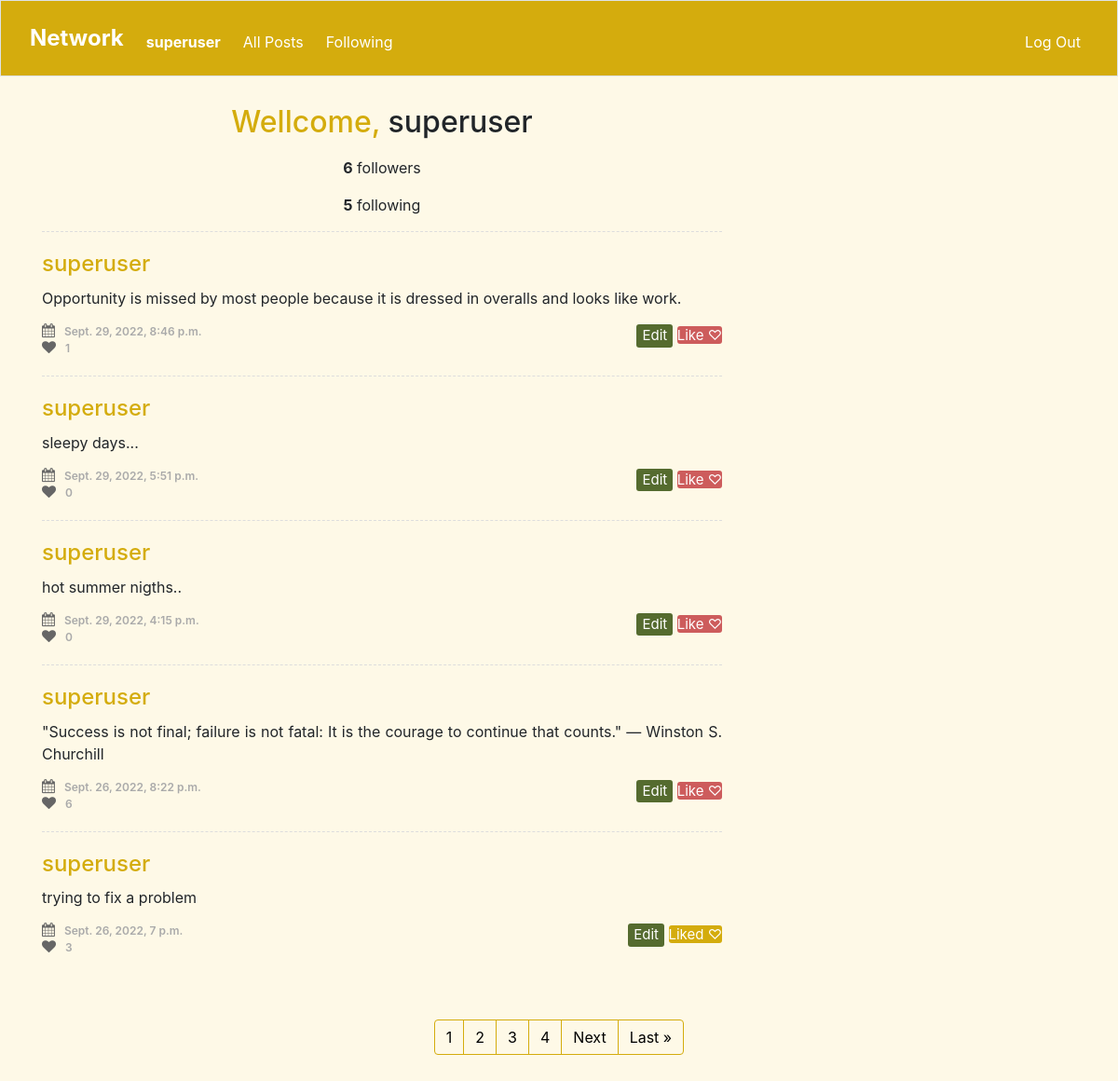
/profile/1 (signed in), run on the app's committed database.
### network/models.py (models this page shows, shortened)
class User(AbstractUser):
    pass

class Posts(models.Model):
    id = models.IntegerField(primary_key=True, editable=False)
    data = models.DateTimeField(default=datetime.datetime.now)
    texto = models.CharField(max_length=900)
    dono = models.ForeignKey(User, on_delete=models.CASCADE, related_name="user_postou")
    likes = models.ManyToManyField(User, related_name="like", default=None, blank=True)
    like_count = models.BigIntegerField(default="0")

### network/views.py (the view, shortened to what this page needs)
# urls.py: path("profile/<int:pk>", views.profile, name="profile"),
def profile(request, pk):
    current_user = request.user
    if pk == current_user.id:
        dono = True
        dono_da_pag = current_user
    posts = Posts.objects.filter(dono=pk).order_by("-data").values()
    seguidores = len(Followers.objects.filter(seguindo=pk).values())
    seguindo = len(Followers.objects.filter(conta=pk).values())
    lista_seguidores = Followers.objects.filter(seguindo=pk).values(
        "conta_id"
    )  # Lista de todo mundo que segue pk
    lista_de_seguidores = []
    for i in range(seguidores):
        lista_de_seguidores.append(lista_seguidores[i]["conta_id"])
    if current_user.id in lista_de_seguidores:
        Follow = "Unfollow"
    else:
        Follow = "Follow"
    if request.method == "POST":
        if Follow == "Unfollow":
            Followers.objects.filter(conta_id=current_user.id, seguindo_id=pk).delete()
        else:
            Followers.objects.create(conta_id=current_user.id, seguindo_id=pk).save()
        return HttpResponseRedirect(reverse("profile", args=[pk]))
    contents = Posts.objects.all()
    already_liked = []
    id = request.user.id
    for content in contents:
        if content.likes.filter(id=id).exists():
            already_liked.append(content.id)
    p = Paginator(posts, 5)
    page = request.GET.get("page")
    todas = p.get_page(page)
    nums = " " * todas.paginator.num_pages
    return render(
        request,
        "network/profile.html",
        {
            "user": current_user,
            "dono": dono,
            "dono_da_pag": dono_da_pag,
            "posts": posts,
            "seguidores": seguidores,
            "seguindo": seguindo,
            "Follow": Follow,
            "already_liked": already_liked,
            "todas": todas,
            "nums": nums,
        },
    )

### network/templates/network/profile.html (shortened to what this page needs)
{% extends "network/layout.html" %}
{% block body %}
{% if dono_da_pag %}
    <section class="content-item" id="comments">
        <div class="container">
            <div class="row">
                <div class="col-sm-8">
                    {% if dono %}
                    <h2 style="padding-top:0px;"><span style="color:#D4AC0D;">Wellcome,</span> {{user}}</h2>
                    {% else %}
                    <h2 style="padding-top:0px;">{{dono_da_pag}}</h2>
                    {% endif %}
                    <div style="text-align:center;">
                        <p><strong>{{seguidores}}</strong> followers</p>
                        <p><strong>{{seguindo}}</strong> following</p>
                    </div>
                    {% for post in todas %}
                    <div class="media">
                        <div class="media-body">
                            <h4 style="color:#D4AC0D;">{{dono_da_pag}}</h4>
                            <p>{{post.texto}}</p>
                            <ul class="list-unstyled list-inline media-detail pull-left">
                                <li><i class="fa fa-calendar"></i>{{post.data}}</li>
                                <li><i class="fa fa-heart"></i><span id="like_count" class="{{post.id}}" value="{{post.like_count}}">{{post.like_count}}</span></li>
                            </ul>
                            {% if user.is_authenticated %}
                            <ul class="list-unstyled list-inline media-detail pull-right">
                                {% if dono %}
                                    <button class="btn-secondary2 edit-review" id="edit"><a href="{% url 'edit' post.id %}" style="text-decoration:none; color:white;">Edit</a></button>
                                {% endif %}
                                {% if post.id in already_liked %}
                                        <a name="{{post.id}}" class="btn-secondary like-review" id="co" style="background-color:#D4AC0D;">Liked ♡</a>
                                    {% else %}
                                        <a name="{{post.id}}" class="btn-secondary like-review" id="co">Like ♡ </a>
                                    {% endif %}
                            </ul>
                            {% endif %}
                        </div>
                    </div>
                    {% endfor %}
                </div>
            </div>
            <br><br>
        </div>
        <nav aria-label="Page navigation example">
            <ul class="pagination justify-content-center">
          {% for i in nums %}
              <li class="page-item"><a class="page-link" href="?page={{ forloop.counter }}" style="background-color:#FEF9E7; color:black; border-color:#D4AC0D;">{{ forloop.counter }}</a></li>
          {% endfor %}
          {% if todas.has_next %}
              <li class="page-item"><a class="page-link" href="?page={{ todas.next_page_number }}" style="background-color:#FEF9E7; color:black; border-color:#D4AC0D;">Next</a></li>
              <li class="page-item"><a class="page-link" href="?page={{ todas.paginator.num_pages }}" style="background-color:#FEF9E7; color:black; border-color:#D4AC0D;">Last &raquo</a></li>
          {% endif %}
           </ul>
          </nav>
          <br/>
    </section>
{% endif %}
{% endblock %}

### network/templates/network/layout.html (shortened to what this page needs)
{% load static %}
<!DOCTYPE html>
<html lang="en">
    <head>
        <link rel="stylesheet" href="https://stackpath.bootstrapcdn.com/bootstrap/4.4.1/css/bootstrap.min.css">
        <link href="{% static 'network/styles.css' %}" rel="stylesheet">
        <link rel="stylesheet" href="https://stackpath.bootstrapcdn.com/bootstrap/4.5.0/css/bootstrap.min.css">
        <link rel="stylesheet" href="https://maxcdn.bootstrapcdn.com/font-awesome/4.7.0/css/font-awesome.min.css">
    </head>
    <body style="background-color: #FEF9E7; padding: 0px;">
        <nav class="border navbar navbar-expand-md navbar-light sticky-top" style="background-color:#D4AC0D;">
            <div class="container-fluid">
                <a class="navbar-brand" href="{% url 'index' %}"><span class="logo" style="color:#fff; font-size:120%">
                    <b>Network</b></span>
                </a>
            <div class="collapse navbar-collapse" id="navbar">
                {% if user.is_authenticated %}
                <ul class="navbar-nav me-auto mt-2">
                    <li class="nav-item"><a class="nav-link" href="{% url 'profile' user.id %}" style="color:white;"><strong>{{ user.username }}</strong></a></li>
                </ul>
                {% endif %}
                <ul class="navbar-nav me-auto mt-2">
                    <li class="nav-link"><a class="nav-link" href="{% url 'all' %}" style="color:white;">All Posts</a></li>
                </ul>
                {% if user.is_authenticated %}
                    <ul class="navbar-nav me-auto mt-2">
                        <li class="nav-item"><a class="nav-link" href="{% url 'following' %}" style="color:white;">Following</a></li>
                    </ul>
                    <ul class="navbar-nav ml-auto mt-2">
                        <li class="nav-item"><a class="nav-link" href="{% url 'logout' %}" style="color:white;">Log Out</a></li>
                    </ul>
                {% else %}
                    <ul class="navbar-nav ml-auto mt-2">
                        <li class="nav-item"><a class="nav-link" href="{% url 'register' %}" style="color:white;">Register</a></li>
                        <li class="nav-item"><a class="nav-link" href="{% url 'login' %}" style="color:white;">Log In</a></li>
                    </ul>
                {% endif %}
                </div>
            </div>
          </nav>
        <div class="body">
            {% block body %}
            {% endblock %}
        </div>
    </body>
</html>

### network/templates/network/layout.html (style rules this page uses)
h2 { text-align:center; padding-top:10px; padding-bottom:10px; }

### network/templates/network/profile.html (style rules this page uses)
.content-item { padding:30px 0; }
#comments .media { border-top:1px dashed #DDDDDD; padding:20px 0; margin:0; }
#comments .media h4 { margin:0 0 10px; }
#comments .media p { margin-bottom:15px; text-align:justify; }
#comments .media-detail { margin:0; }
#comments .media-detail li { color:#AAAAAA; font-size:12px; padding-right: 10px; font-weight:600; }
#comments .media-detail .btn-secondary { text-align: center; background: #CD5C5C; border-radius: 3px; font-size: 15px; cursor: pointer; border: none; outline: none; color: white; text-decoration: none; -webkit-transition: 0.3s ease; transition: 0.3s ease; }
#comments .media-detail .btn-secondary2 { text-align: center; background: #556B2F; border-radius: 3px; font-size: 15px; cursor: pointer; border: none; outline: none; color: white; text-decoration: none; -webkit-transition: 0.3s ease; transition: 0.3s ease; }
#comments .media-detail li:last-child { padding-right:0; }
#comments .media-detail li i { color:#666666; font-size:15px; margin-right:10px; }

### data on the page
User: username "superuser"
Posts: texto "Opportunity is missed by most people because it is dressed in overalls and looks like work.", data "Sept. 29, 2022, 8:46 p.m.", like_count "1"
Posts: texto "sleepy days...", data "Sept. 29, 2022, 5:51 p.m.", like_count "0"
Posts: texto "hot summer nigths..", data "Sept. 29, 2022, 4:15 p.m.", like_count "0"
Posts: texto "\"Success is not final; failure is not fatal: It is the courage to continue that counts.\" — Winston S. Churchill", data "Sept. 26, 2022, 8:22 p.m.", like_count "6"
Posts: texto "trying to fix a problem", data "Sept. 26, 2022, 7 p.m.", like_count "3"

### other printed values
{{ seguidores }} "6"
{{ seguindo }} "5"
